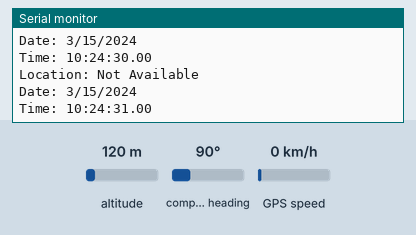
Bench run of a sketch on a simulated ESP32. On the bench: the last lines printed to the serial monitor. The test bench sets the inputs (shaded band); at power-on: altitude 120 m, compass heading 90°, GPS speed 0 km/h. The GPS gets a fix after 3 s at 37.7749, -122.4194 with 8 satellites.

Above: at 1.2 s.
1.3 s: altitude set to 20 m
At 2.4 s:
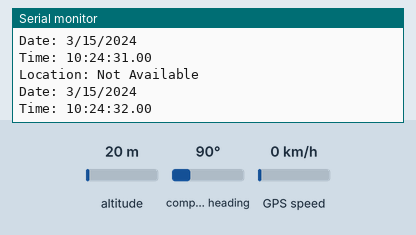
4.5 s: altitude set to 250 m
At 5.7 s:
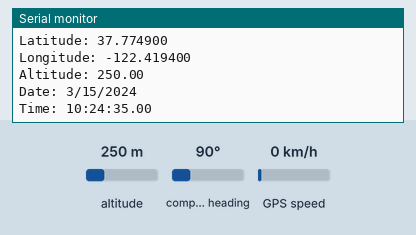
Timing chart, 0 to 7.5 s (numbered marks = the images above; inputs shaded):
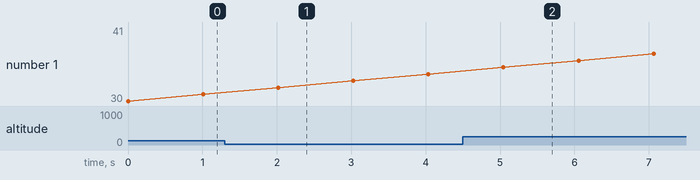

Measured:
- after the input at 4.5 s, the serial monitor: prints a new line after 0.54 s (image 2)

The sketch:

NEO6M.ino
```cpp
#include <TinyGPS++.h>

// Use HardwareSerial on ESP32 (Serial2 is available for external devices)
HardwareSerial gpsSerial(2);  // UART2 (Can use different pins)

// Define GPS RX & TX Pins
#define RXPin 16  // Connect this to GPS TX
#define TXPin 17  // Connect this to GPS RX
#define GPSBaud 9600

TinyGPSPlus gps;

void displayInfo()
{
  if (gps.location.isValid())
  {
    Serial.print("Latitude: ");
    Serial.println(gps.location.lat(), 6);
    Serial.print("Longitude: ");
    Serial.println(gps.location.lng(), 6);
    Serial.print("Altitude: ");
    Serial.println(gps.altitude.meters());
  }
  else
  {
    Serial.println("Location: Not Available");
  }

  Serial.print("Date: ");
  if (gps.date.isValid())
  {
    Serial.print(gps.date.month());
    Serial.print("/");
    Serial.print(gps.date.day());
    Serial.print("/");
    Serial.println(gps.date.year());
  }
  else
  {
    Serial.println("Not Available");
  }

  Serial.print("Time: ");
  if (gps.time.isValid())
  {
    if (gps.time.hour() < 10) Serial.print(F("0"));
    Serial.print(gps.time.hour());
    Serial.print(":");
    if (gps.time.minute() < 10) Serial.print(F("0"));
    Serial.print(gps.time.minute());
    Serial.print(":");
    if (gps.time.second() < 10) Serial.print(F("0"));
    Serial.print(gps.time.second());
    Serial.print(".");

    if (gps.time.centisecond() < 10) Serial.print(F("0"));
    Serial.println(gps.time.centisecond());
  }
  else
  {
    Serial.println("Not Available");
  }

  Serial.println();
  Serial.println();
  delay(1000);
}

void setup()
{
  Serial.begin(115200);  // Use higher baud rate for ESP32
  gpsSerial.begin(GPSBaud, SERIAL_8N1, RXPin, TXPin);  // Set pins for ESP32
}

void loop()
{
  while (gpsSerial.available() > 0)
    if (gps.encode(gpsSerial.read()))
      displayInfo();

  if (millis() > 5000 && gps.charsProcessed() < 10)
  {
    Serial.println("No GPS detected");
    while (true);
  }
}
```
